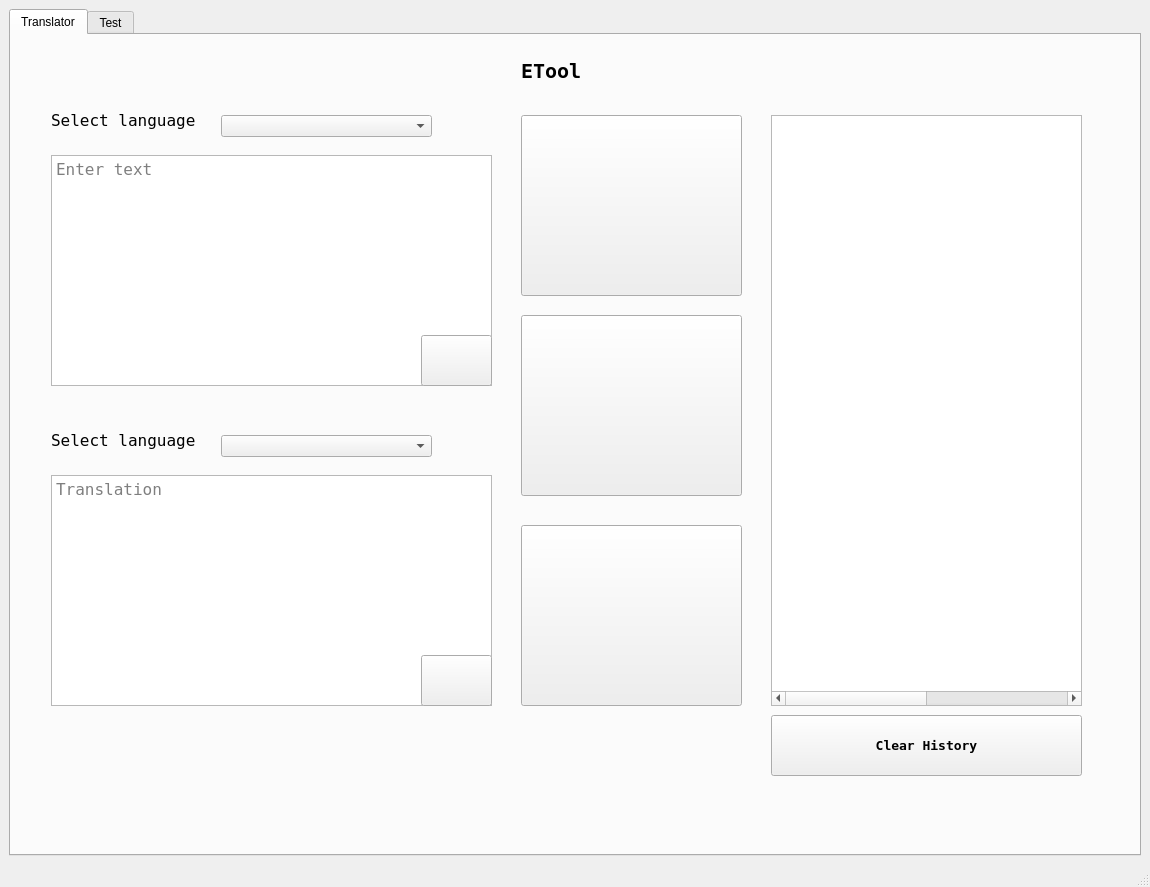
<?xml version="1.0" encoding="UTF-8"?>
<ui version="4.0">
 <class>MainWindow</class>
 <widget class="QMainWindow" name="MainWindow">
  <property name="geometry">
   <rect>
    <x>0</x>
    <y>0</y>
    <width>1150</width>
    <height>887</height>
   </rect>
  </property>
  <property name="windowTitle">
   <string>MainWindow</string>
  </property>
  <widget class="QWidget" name="centralwidget">
   <layout class="QGridLayout" name="gridLayout">
    <item row="0" column="0">
     <widget class="QTabWidget" name="tabWidget">
      <property name="currentIndex">
       <number>0</number>
      </property>
      <widget class="QWidget" name="tab">
       <property name="styleSheet">
        <string notr="true">background-image: url(:/truegrad/true_grad.png);</string>
       </property>
       <attribute name="title">
        <string>Translator</string>
       </attribute>
       <widget class="QLabel" name="label">
        <property name="geometry">
         <rect>
          <x>510</x>
          <y>0</y>
          <width>71</width>
          <height>71</height>
         </rect>
        </property>
        <property name="font">
         <font>
          <family>NSimSun</family>
          <pointsize>15</pointsize>
          <weight>75</weight>
          <bold>true</bold>
         </font>
        </property>
        <property name="styleSheet">
         <string notr="true">background-image: url(:/truegrad/nezhno-gol.jpg);</string>
        </property>
        <property name="text">
         <string>ETool</string>
        </property>
       </widget>
       <widget class="QPushButton" name="pushButton_3">
        <property name="geometry">
         <rect>
          <x>510</x>
          <y>280</y>
          <width>221</width>
          <height>181</height>
         </rect>
        </property>
        <property name="styleSheet">
         <string notr="true">border-image: url(:/truegrad/nezhno-gol.jpg);</string>
        </property>
        <property name="text">
         <string/>
        </property>
        <property name="icon">
         <iconset>
          <normaloff>translateimage.png</normaloff>translateimage.png</iconset>
        </property>
        <property name="iconSize">
         <size>
          <width>100</width>
          <height>100</height>
         </size>
        </property>
       </widget>
       <widget class="QTextEdit" name="textEdit">
        <property name="geometry">
         <rect>
          <x>40</x>
          <y>120</y>
          <width>441</width>
          <height>231</height>
         </rect>
        </property>
        <property name="font">
         <font>
          <family>NSimSun</family>
          <pointsize>12</pointsize>
         </font>
        </property>
        <property name="styleSheet">
         <string notr="true">background-image: url(:/truegrad/nezhno-gol.jpg);</string>
        </property>
        <property name="placeholderText">
         <string>Enter text</string>
        </property>
       </widget>
       <widget class="QComboBox" name="comboBox">
        <property name="geometry">
         <rect>
          <x>210</x>
          <y>80</y>
          <width>211</width>
          <height>22</height>
         </rect>
        </property>
       </widget>
       <widget class="QComboBox" name="comboBox_2">
        <property name="geometry">
         <rect>
          <x>210</x>
          <y>400</y>
          <width>211</width>
          <height>22</height>
         </rect>
        </property>
        <property name="styleSheet">
         <string notr="true"/>
        </property>
       </widget>
       <widget class="QPushButton" name="pushButton">
        <property name="geometry">
         <rect>
          <x>510</x>
          <y>80</y>
          <width>221</width>
          <height>181</height>
         </rect>
        </property>
        <property name="styleSheet">
         <string notr="true">border-image: url(:/truegrad/nezhno-gol.jpg);</string>
        </property>
        <property name="text">
         <string/>
        </property>
        <property name="icon">
         <iconset>
          <normaloff>microphone.png</normaloff>microphone.png</iconset>
        </property>
        <property name="iconSize">
         <size>
          <width>100</width>
          <height>100</height>
         </size>
        </property>
       </widget>
       <widget class="QLabel" name="label_2">
        <property name="geometry">
         <rect>
          <x>40</x>
          <y>50</y>
          <width>161</width>
          <height>71</height>
         </rect>
        </property>
        <property name="font">
         <font>
          <family>NSimSun</family>
          <pointsize>12</pointsize>
          <weight>50</weight>
          <bold>false</bold>
         </font>
        </property>
        <property name="text">
         <string>Select language</string>
        </property>
       </widget>
       <widget class="QPushButton" name="pushButton_4">
        <property name="geometry">
         <rect>
          <x>410</x>
          <y>300</y>
          <width>71</width>
          <height>51</height>
         </rect>
        </property>
        <property name="text">
         <string/>
        </property>
        <property name="icon">
         <iconset>
          <normaloff>speakers.png</normaloff>speakers.png</iconset>
        </property>
        <property name="iconSize">
         <size>
          <width>30</width>
          <height>30</height>
         </size>
        </property>
       </widget>
       <widget class="QTextEdit" name="textEdit_2">
        <property name="geometry">
         <rect>
          <x>40</x>
          <y>440</y>
          <width>441</width>
          <height>231</height>
         </rect>
        </property>
        <property name="font">
         <font>
          <family>NSimSun</family>
          <pointsize>12</pointsize>
         </font>
        </property>
        <property name="styleSheet">
         <string notr="true">background-image: url(:/truegrad/nezhno-gol.jpg);</string>
        </property>
        <property name="placeholderText">
         <string>Translation</string>
        </property>
       </widget>
       <widget class="QPushButton" name="pushButton_2">
        <property name="geometry">
         <rect>
          <x>510</x>
          <y>490</y>
          <width>221</width>
          <height>181</height>
         </rect>
        </property>
        <property name="styleSheet">
         <string notr="true">border-image: url(:/truegrad/nezhno-gol.jpg);</string>
        </property>
        <property name="text">
         <string/>
        </property>
        <property name="icon">
         <iconset>
          <normaloff>clear.png</normaloff>clear.png</iconset>
        </property>
        <property name="iconSize">
         <size>
          <width>100</width>
          <height>100</height>
         </size>
        </property>
       </widget>
       <widget class="QLabel" name="label_3">
        <property name="geometry">
         <rect>
          <x>40</x>
          <y>370</y>
          <width>161</width>
          <height>71</height>
         </rect>
        </property>
        <property name="font">
         <font>
          <family>NSimSun</family>
          <pointsize>12</pointsize>
          <weight>50</weight>
          <bold>false</bold>
         </font>
        </property>
        <property name="text">
         <string>Select language</string>
        </property>
       </widget>
       <widget class="QTableWidget" name="tableWidget_2">
        <property name="geometry">
         <rect>
          <x>760</x>
          <y>80</y>
          <width>311</width>
          <height>591</height>
         </rect>
        </property>
        <property name="layoutDirection">
         <enum>Qt::LeftToRight</enum>
        </property>
        <property name="autoFillBackground">
         <bool>false</bool>
        </property>
        <property name="styleSheet">
         <string notr="true">border-image: url(:/truegrad/nezhno-gol.jpg);</string>
        </property>
        <property name="showDropIndicator" stdset="0">
         <bool>true</bool>
        </property>
        <property name="dragDropOverwriteMode">
         <bool>true</bool>
        </property>
        <property name="alternatingRowColors">
         <bool>false</bool>
        </property>
        <property name="showGrid">
         <bool>true</bool>
        </property>
        <property name="wordWrap">
         <bool>true</bool>
        </property>
        <property name="cornerButtonEnabled">
         <bool>true</bool>
        </property>
        <property name="rowCount">
         <number>0</number>
        </property>
        <property name="columnCount">
         <number>2</number>
        </property>
        <attribute name="horizontalHeaderVisible">
         <bool>false</bool>
        </attribute>
        <attribute name="horizontalHeaderCascadingSectionResizes">
         <bool>false</bool>
        </attribute>
        <attribute name="horizontalHeaderDefaultSectionSize">
         <number>155</number>
        </attribute>
        <attribute name="verticalHeaderDefaultSectionSize">
         <number>37</number>
        </attribute>
        <attribute name="verticalHeaderMinimumSectionSize">
         <number>30</number>
        </attribute>
        <column>
         <property name="text">
          <string>From</string>
         </property>
        </column>
        <column>
         <property name="text">
          <string>To</string>
         </property>
        </column>
       </widget>
       <widget class="QPushButton" name="pushButton_6">
        <property name="geometry">
         <rect>
          <x>760</x>
          <y>680</y>
          <width>311</width>
          <height>61</height>
         </rect>
        </property>
        <property name="font">
         <font>
          <family>NSimSun</family>
          <pointsize>10</pointsize>
          <weight>75</weight>
          <bold>true</bold>
         </font>
        </property>
        <property name="styleSheet">
         <string notr="true">border-image: url(:/truegrad/nezhno-gol.jpg);</string>
        </property>
        <property name="text">
         <string>Clear History</string>
        </property>
        <property name="icon">
         <iconset>
          <normaloff>clear.png</normaloff>clear.png</iconset>
        </property>
        <property name="iconSize">
         <size>
          <width>40</width>
          <height>40</height>
         </size>
        </property>
       </widget>
       <widget class="QPushButton" name="pushButton_5">
        <property name="geometry">
         <rect>
          <x>410</x>
          <y>620</y>
          <width>71</width>
          <height>51</height>
         </rect>
        </property>
        <property name="text">
         <string/>
        </property>
        <property name="icon">
         <iconset>
          <normaloff>speakers.png</normaloff>speakers.png</iconset>
        </property>
        <property name="iconSize">
         <size>
          <width>30</width>
          <height>30</height>
         </size>
        </property>
       </widget>
      </widget>
      <widget class="QWidget" name="tab_2">
       <property name="enabled">
        <bool>true</bool>
       </property>
       <property name="styleSheet">
        <string notr="true">background-image: url(:/truegrad/true_grad.png);</string>
       </property>
       <attribute name="title">
        <string>Test</string>
       </attribute>
       <widget class="QTableWidget" name="tableWidget">
        <property name="geometry">
         <rect>
          <x>0</x>
          <y>130</y>
          <width>611</width>
          <height>461</height>
         </rect>
        </property>
        <property name="styleSheet">
         <string notr="true">border-image: url(:/truegrad/nezhno-gol.jpg);</string>
        </property>
        <property name="cornerButtonEnabled">
         <bool>true</bool>
        </property>
        <attribute name="horizontalHeaderDefaultSectionSize">
         <number>202</number>
        </attribute>
        <row>
         <property name="text">
          <string/>
         </property>
        </row>
        <column>
         <property name="text">
          <string>1 form</string>
         </property>
        </column>
        <column>
         <property name="text">
          <string>2 form</string>
         </property>
        </column>
        <column>
         <property name="text">
          <string>3 form</string>
         </property>
        </column>
       </widget>
       <widget class="QLineEdit" name="lineEdit">
        <property name="geometry">
         <rect>
          <x>0</x>
          <y>91</y>
          <width>491</width>
          <height>31</height>
         </rect>
        </property>
        <property name="styleSheet">
         <string notr="true">border-image: url(:/truegrad/nezhno-gol.jpg);</string>
        </property>
       </widget>
       <widget class="QLabel" name="label_5">
        <property name="geometry">
         <rect>
          <x>510</x>
          <y>0</y>
          <width>71</width>
          <height>71</height>
         </rect>
        </property>
        <property name="font">
         <font>
          <family>NSimSun</family>
          <pointsize>15</pointsize>
          <weight>75</weight>
          <bold>true</bold>
         </font>
        </property>
        <property name="styleSheet">
         <string notr="true">background-image: url(:/truegrad/nezhno-gol.jpg);</string>
        </property>
        <property name="text">
         <string>ETool</string>
        </property>
       </widget>
       <widget class="QPushButton" name="pushButton_7">
        <property name="geometry">
         <rect>
          <x>710</x>
          <y>250</y>
          <width>291</width>
          <height>191</height>
         </rect>
        </property>
        <property name="styleSheet">
         <string notr="true"/>
        </property>
        <property name="text">
         <string/>
        </property>
        <property name="icon">
         <iconset>
          <normaloff>test2.jpeg</normaloff>test2.jpeg</iconset>
        </property>
        <property name="iconSize">
         <size>
          <width>300</width>
          <height>300</height>
         </size>
        </property>
       </widget>
      </widget>
     </widget>
    </item>
   </layout>
  </widget>
  <widget class="QMenuBar" name="menubar">
   <property name="geometry">
    <rect>
     <x>0</x>
     <y>0</y>
     <width>1150</width>
     <height>26</height>
    </rect>
   </property>
  </widget>
  <widget class="QStatusBar" name="statusbar"/>
 </widget>
 <resources>
  <include location="truegrad.qrc"/>
 </resources>
 <connections/>
</ui>
